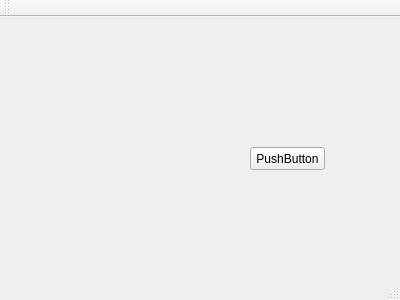
<?xml version="1.0" encoding="UTF-8"?>
<ui version="4.0">
 <class>MainWindow</class>
 <widget class="QMainWindow" name="MainWindow">
  <property name="geometry">
   <rect>
    <x>0</x>
    <y>0</y>
    <width>400</width>
    <height>300</height>
   </rect>
  </property>
  <property name="windowTitle">
   <string>MainWindow</string>
  </property>
  <widget class="QWidget" name="centralWidget">
   <widget class="QPushButton" name="pushButton">
    <property name="geometry">
     <rect>
      <x>250</x>
      <y>130</y>
      <width>75</width>
      <height>23</height>
     </rect>
    </property>
    <property name="text">
     <string>PushButton</string>
    </property>
   </widget>
  </widget>
  <widget class="QMenuBar" name="menuBar">
   <property name="geometry">
    <rect>
     <x>0</x>
     <y>0</y>
     <width>400</width>
     <height>21</height>
    </rect>
   </property>
  </widget>
  <widget class="QToolBar" name="mainToolBar">
   <attribute name="toolBarArea">
    <enum>TopToolBarArea</enum>
   </attribute>
   <attribute name="toolBarBreak">
    <bool>false</bool>
   </attribute>
  </widget>
  <widget class="QStatusBar" name="statusBar"/>
 </widget>
 <layoutdefault spacing="6" margin="11"/>
 <resources/>
 <connections/>
</ui>
